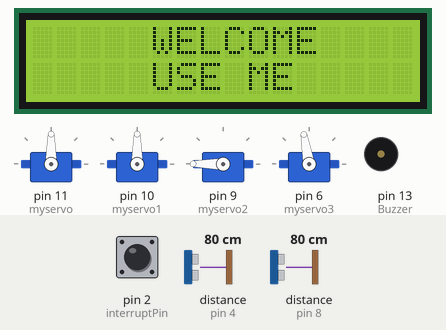
Recording of a sketch running on a simulated Arduino Uno, built with avr-gcc and run on an emulated ATmega328P. Shown: 4 × servo, 16×2 character LCD, buzzer (waves = sounding, pin HIGH). Wiring (inferred from the names in the program): 2 × ultrasonic range finder: trigger pin 7, echo pin 4 / trigger pin 12, echo pin 8. Inputs (shaded band) come from the test bench; at power-on: distance to the obstacle (sensors on pin 8, pin 4) 80 cm, pin 2 (interruptPin) HIGH. The echo pulse lasts 58.3 µs per cm; pins used as bus, display or sensor lines are not drawn; what the sketch prints to the serial monitor is not drawn.

Above: at 1.2 s.
1.3 s: distance to the obstacle (sensor on pin 8) set to 22 cm
4.0 s: distance to the obstacle (sensor on pin 8) set to 18 cm
At 9.8 s:
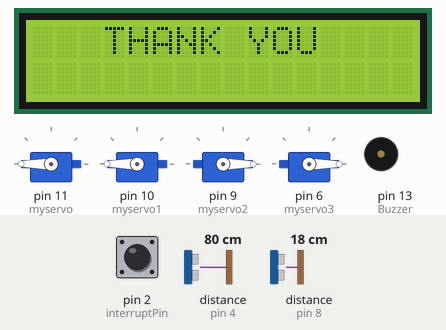
10.0 s: pin 2 (interruptPin) pulled LOW for 2.35 s
At 13.6 s:
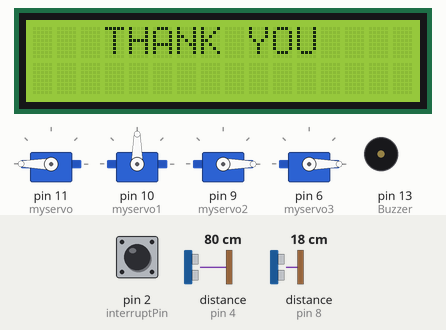
18.4 s: distance to the obstacle (sensor on pin 4) set to 12 cm
24.3 s: distance to the obstacle (sensor on pin 4) set to 9 cm
At 30.2 s:
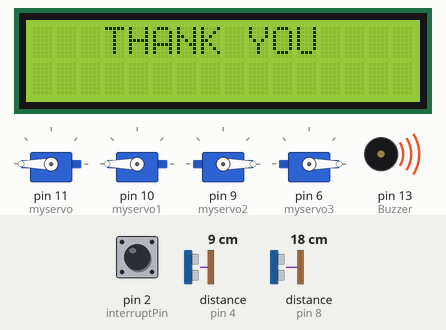
30.3 s: pin 2 (interruptPin) pulled LOW for 2.35 s
At 33.9 s:
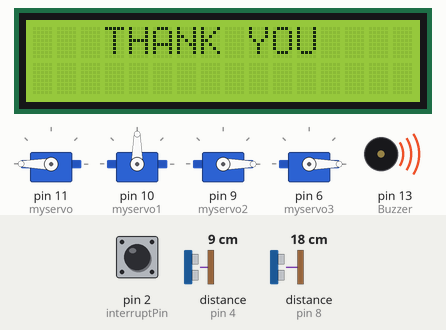
Timing chart, 0 to 40.7 s (numbered marks = the images above; inputs shaded):
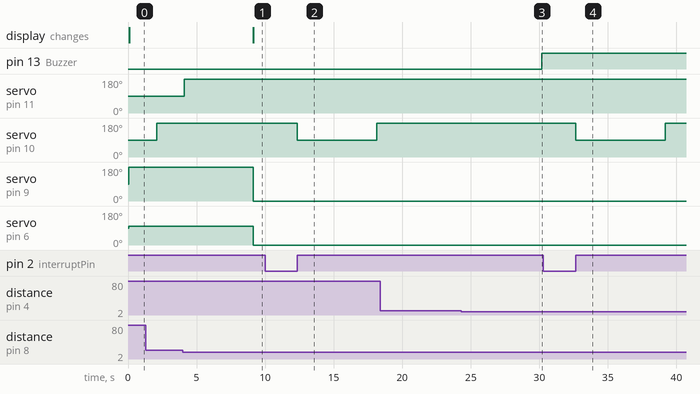

Measured:
- the behaviour switches between 21 and 20 cm on distance to the obstacle (sensor on pin 8) (found by bisection; images 0 and 1)
- the behaviour switches between 11 and 10 cm on distance to the obstacle (sensor on pin 4) (found by bisection; images 2 and 3)
- after the input at 4.0 s, servo on pin 11 (myservo): 90° → 180° after 0.12 s; servo on pin 9 (myservo2): 180° → 0° after 5.1 s; servo on pin 6 (myservo3): 100° → 0° after 5.1 s; the display: changes after 5.1 s (image 1)
- after the input at 10.0 s, servo on pin 10 (myservo1): 180° → 90° after 2.4 s, → 180° 5.8 s later
- after the input at 18.4 s, every drawn part: stays the same
- after the input at 24.3 s, pin 13 (Buzzer): LOW → HIGH after 5.9 s
- after the input at 30.3 s, servo on pin 10 (myservo1): 180° → 90° after 2.4 s, → 180° 6.6 s later

The sketch:

Smart_bin.ino
```cpp
#include <Servo.h>
#include <LiquidCrystal_I2C.h>
LiquidCrystal_I2C lcd(0x27, 16, 2);

Servo myservo;
Servo myservo1;
Servo myservo2;
Servo myservo3;

const byte interruptPin = 2;

int trigPin = 12;
int echoPin = 8;
int trigPin1 = 7;
int echoPin1 = 4;
int Buzzer = 13;

long duration;
int Human_distance_cm;
int Bin_Garbaze_distance_cm;

int Bin_Garbaze_Set_distance = 10;            ////set garbaze distane
int Open_Bin_distance = 20;                   ////set bin open ditsnce

int Bin_Open_Angel = 180;                     ////set bin open angel
int Bin_Close_Angel = 90;                     ////set bin close angel

int Metal_Chamber_Open_Angel = 90;            ////set metal chamber open angel
int Metal_Chamber_Close_Angel = 180;          ////set metal chamber close angel

int Organic_Chamber_Open_Angel = 0;           ////set organic chamber open angel
int Organic_Chamber_Close_Angel = 180;        ////set organic chamber close angel

int Tissu_Open_Angel = 0;                     ////set tissu dispenser open angel
int Tissu_Close_Angel = 100;                  ////set tissu dispenser close angel


void setup() {
  Serial.begin(9600);
  pinMode(Buzzer, OUTPUT);
  pinMode(interruptPin, INPUT_PULLUP);
  pinMode(echoPin, INPUT);
  pinMode(echoPin1, INPUT);
  pinMode(trigPin, OUTPUT);
  pinMode(trigPin1, OUTPUT);
  attachInterrupt(digitalPinToInterrupt(interruptPin), metal, RISING);
  myservo.attach(11);
  myservo1.attach(10);
  myservo2.attach(9);
  myservo3.attach(6);
  digitalWrite(Buzzer, LOW);
  lcd.begin();
  lcd.backlight();
}

void loop() {
  duration = 0;
  digitalWrite(trigPin, LOW);
  delayMicroseconds(10);
  digitalWrite(trigPin, HIGH);
  delayMicroseconds(10);
  digitalWrite(trigPin, LOW);

  duration = pulseIn(echoPin, HIGH);
  Human_distance_cm = (duration / 58);
  Serial.print("Human_distance_cm:");
  Serial.println(Human_distance_cm);

  if (Human_distance_cm < Open_Bin_distance) {
    myservo.write(Bin_Open_Angel);
    delay(5000);
    myservo2.write(Organic_Chamber_Open_Angel);
    myservo3.write(Tissu_Open_Angel);
    lcd.clear();
    lcd.setCursor(3, 0);
    lcd.print("THANK YOU");
  }
  else {
    myservo.write(Bin_Close_Angel);
    myservo2.write(Organic_Chamber_Close_Angel);
    myservo3.write(Tissu_Close_Angel);
    lcd.clear();
    lcd.setCursor(5, 0);
    lcd.print("WELCOME");
    lcd.setCursor(5, 1);
    lcd.print("USE ME");
  }
  duration = 0;
  digitalWrite(trigPin1, LOW);
  delayMicroseconds(10);
  digitalWrite(trigPin1, HIGH);
  delayMicroseconds(10);
  digitalWrite(trigPin1, LOW);

  duration = pulseIn(echoPin1, HIGH);
  Bin_Garbaze_distance_cm = (duration / 58);
  Serial.print("Bin_Garbaze_distance_cm:");
  Serial.println(Bin_Garbaze_distance_cm);

  if (Bin_Garbaze_distance_cm < Bin_Garbaze_Set_distance) {
    digitalWrite(Buzzer, HIGH);
  }
  else {
    digitalWrite(Buzzer, LOW);
  }
  delay(2000);
  myservo1.write(Metal_Chamber_Close_Angel);
}

void metal() {
  Serial.println("Metal_Found");
  myservo1.write(Metal_Chamber_Open_Angel);
  delay(1000);
}
```
